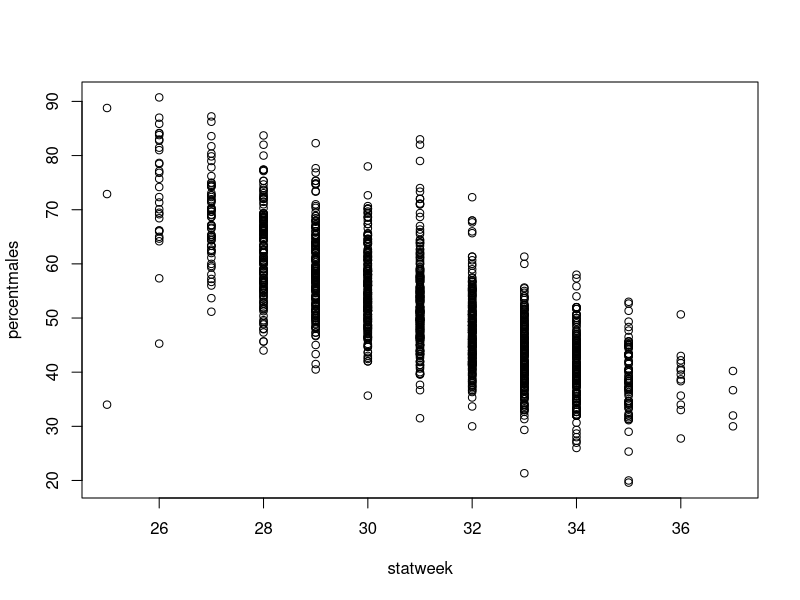
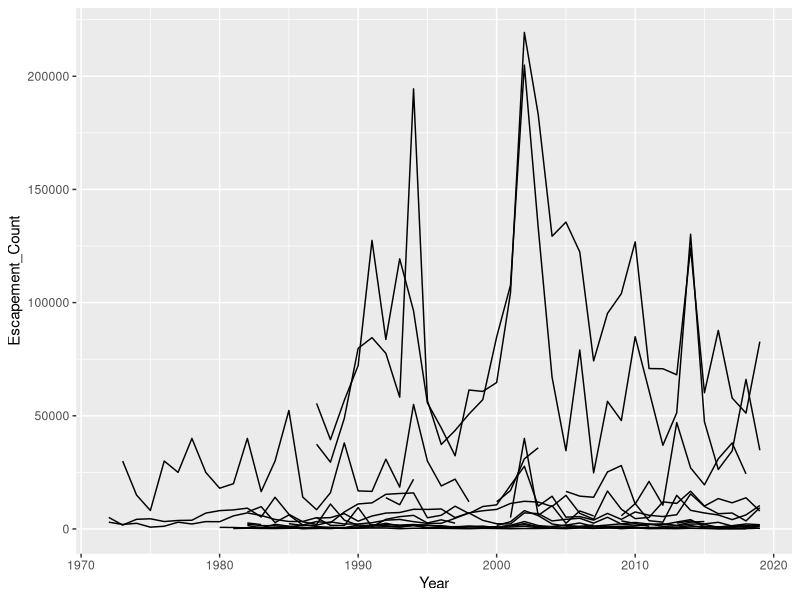
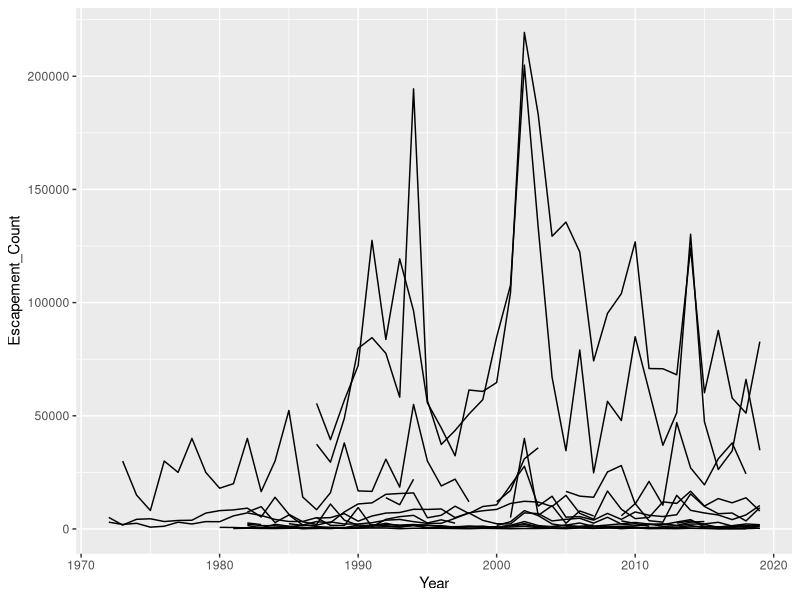
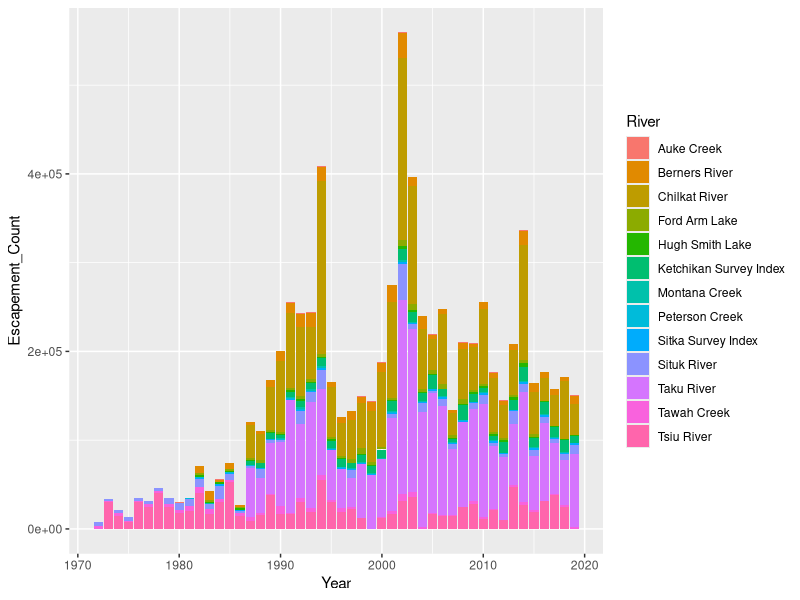
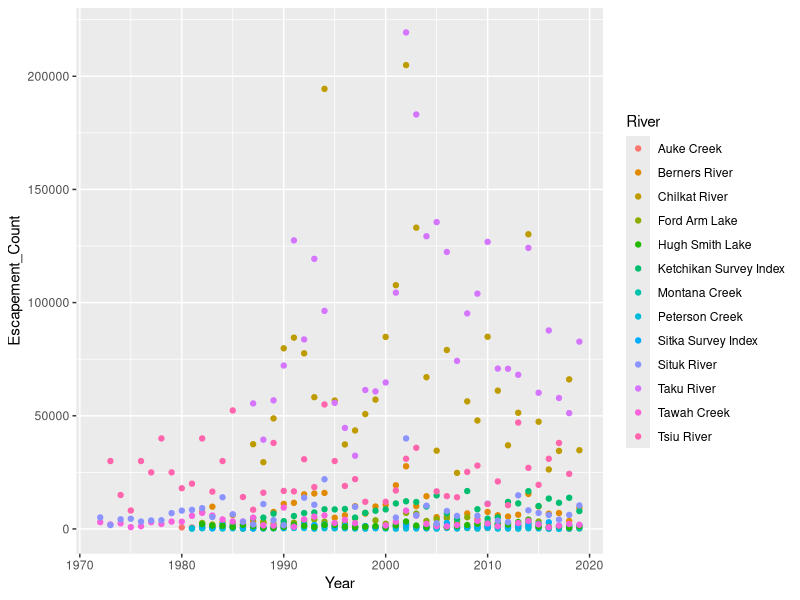
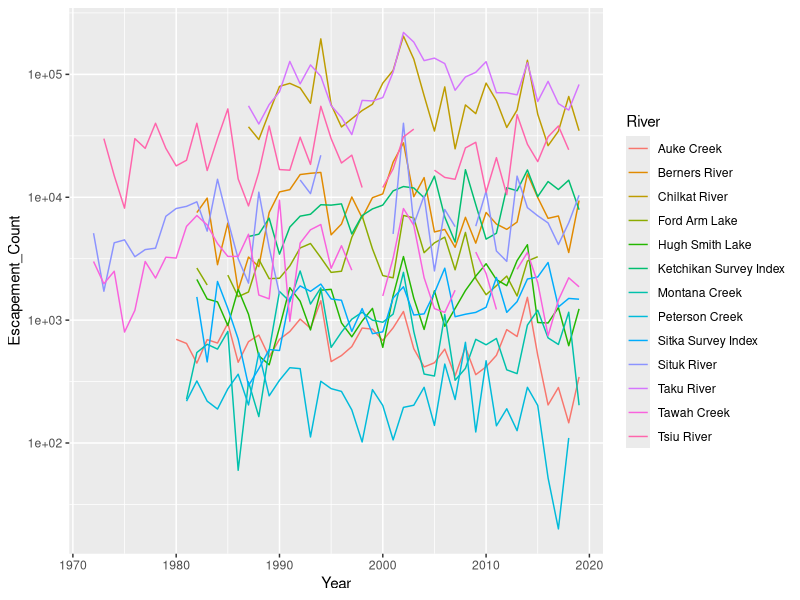
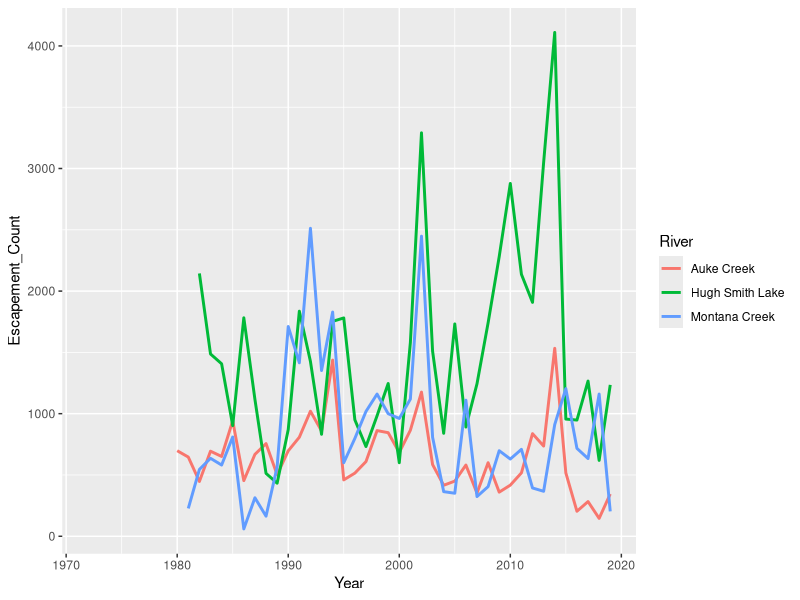
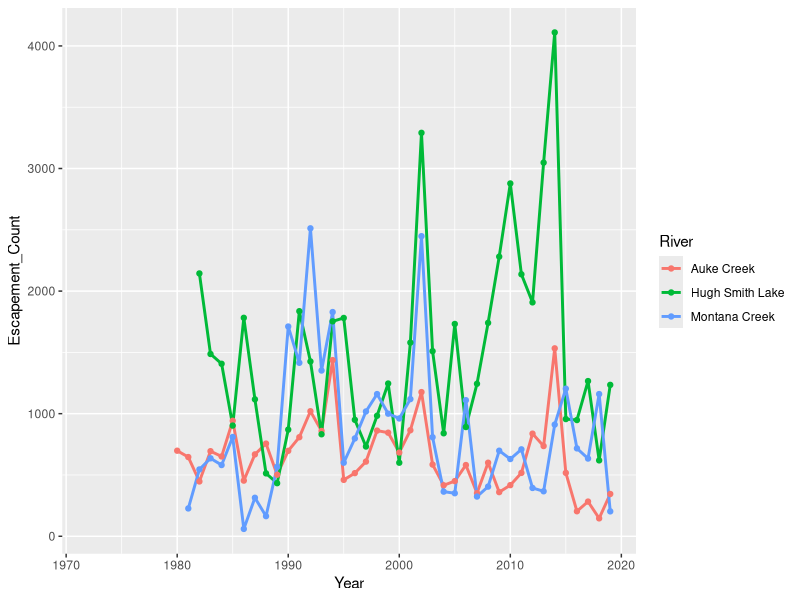

These charts were generated, in order, by the following R code:
# R Intro AFS
# Justin Priest
# justin.priest@alaska.gov

#####      SCRIPT 5    ####
#####  GGPLOT2 CHARTS  ####

library(tidyverse)
library(lubridate)
library(patchwork)

# For the ggplot exercises we'll be using two datasets: 
#   - pink salmon sex ratio and 
#   - coho salmon escapement over time

# First read in the data, clean it up minorly, and view it
pinksalmonratio <- read_csv("data/OceanAK_PinkSalmonRatio_2000-2020.csv") %>%
  rename("statweek" = "Stat Week",
         "percentmales" = "Percent Males") 
pinksalmonratio

cohoescapement <- read_csv("data/SEAK_Coho_Escapement_1972-2019.csv")
View(cohoescapement)


# Basic plotting in R is done using plot()
plot(percentmales ~ statweek, data = pinksalmonratio %>% filter(statweek <40))
# Plotting can be done in base R though most users find it much easier to plot in ggplot2
# We will now ignore just using plot() but it's very useful for a very quick chart!


# The first thing to know about ggplot is the aes() argument within ggplot()
# aes() is simply where we set the aesthetics such as which column is:
# - x axis   - y axis   - grouping variable   - line/point color   - the bar/area fill color

# The other basic part of ggplot is that different chart elements (types) are set by "geom_xxxx"
# To set a line chart, use geom_line(), a bar chart is geom_col(), scatterplot points geom_point()

# Different from other R code is that lines of ggplot code are separated by a +


###########################
#### 1 - GGPLOT BASICS ####
cohoescapement %>%
  ggplot(aes(x = Year, y = Escapement_Count, group = River)) +
  geom_line()

ggplot(cohoescapement, aes(x = Year, y = Escapement_Count, group = River)) +
  geom_line()



cohoescapement %>%
  ggplot(aes(x = Year, y = Escapement_Count, fill = River)) +
  geom_col()

cohoescapement %>%
  ggplot(aes(x = Year, y = Escapement_Count, color = River)) +
  geom_point()

# Note the Warning message in your console. It is telling us that there are NAs that are skipped

# We can also change the y-axis to easily accommodate a log scale
cohoescapement %>%
  ggplot(aes(x = Year, y = Escapement_Count, group = River, color = River)) +
  scale_y_log10() + 
  geom_line()




# For the following charts, let's just focus on a few systems
cohoescapement_sub <- cohoescapement %>%
  filter(River == "Auke Creek" | River == "Hugh Smith Lake" | River == "Montana Creek")

# As a review the above is the same as: 
cohoescapement_sub <- cohoescapement %>%
  filter(River %in% c("Auke Creek", "Hugh Smith Lake", "Montana Creek"))



# We can also save our chart as an object. 
# I *usually* don't do this, but here it will make it more clear as we add items one by one
# We will want to make a line chart, with different lines and colors for each river
cohochart <- cohoescapement_sub %>%
  ggplot(aes(x = Year, y = Escapement_Count, group = River, color = River)) +
  geom_line(size = 1)
cohochart

# Note that we aren't just limited to one geom. Some geoms are compatible with each other!
cohochart + geom_point() # For this exercise, we won't save it and we'll just use lines



##########################
#### 2 - MODIFY THEME ####

# Now we'll add two things: first we'll adjust the y-axis title and then we'll change the theme
# Themes are like they sound: a default selection of design choices for us
# start typing "theme_" and look at the auto-complete suggestions, then try out a few! theme_bw() is nice 
cohochart <- cohochart +
  labs(x = "", y = "Escapement", title = "Escapement Over Time") + # labs is short for labels; change x, y, and title here
  theme_minimal() 
cohochart

# The main theme() is where the chart settings are saved. 
# To change the defaults on these, I almost always have to google what to do
cohochart <- cohochart + 
  theme(legend.position = c(0.3, 0.8),  # This setting adjusts the legend to be inside the chart at x=0.3 and y=0.8
        legend.title = element_blank()) # We also can remove the legend title
cohochart



#####################################
#### 3 - SCALES: CHANGE ELEMENTS ####

# Now we'll learn about a new ggplot element "scale_"
# The scale is where you can control the default values for each aesthetic 
# For example, do you want specific breaks along the y axis? Should a thousands comma be present?
# Do you want a different color scheme?
cohochart <- cohochart +
  scale_color_manual(values = c("black", "cornflowerblue", "darkgray")) +
  scale_y_continuous(breaks = c(500, 1000, 1500, 2000, 2500, 3000, 3500, 4000), labels = scales::comma) +
  scale_x_continuous(limits = c(1980, 2020)) # Careful with limits though! It REMOVES data outside your specs
cohochart



###############################
#### 4 - OTHER CHART TYPES ####

# Points w/ linear model
cohoescapement_sub %>%
  ggplot(aes(x = Year, y = Escapement_Count, group = River, color = River)) +
  geom_point() +
  geom_smooth(method = "lm", se = FALSE)


# Columns
cohoescapement_sub %>%
  ggplot(aes(x = Year, y = Escapement_Count, group = River, color = River)) +
  geom_col()
# What just happened here? Well it turns out that there are multiple things to color
# "color" refers to points and lines. What we want is "fill"

cohobarchart <- cohoescapement_sub %>%
  ggplot(aes(x = Year, y = Escapement_Count, group = River, fill = River)) +
  geom_col()
cohobarchart

# Or if we wanted, we could show the columns plotted side by side (but this is a poor visualization of this!)
cohoescapement_sub %>%
  ggplot(aes(x = Year, y = Escapement_Count, group = River, fill = River)) +
  geom_col(position = "dodge") #position = "dodge" makes the columns side by side

# What about putting a non-number as the x-axis?
cohoboxplot <- cohoescapement_sub %>%
  ggplot(aes(x = River, y = Escapement_Count, fill = River)) +
  geom_boxplot()
cohoboxplot


######################
#### 5 - Faceting ####

# Remember the pink salmon sex ratio dataset?
pinksalmonratio

ggplot(pinksalmonratio, aes(x=statweek, y = percentmales, color = Year)) +
  geom_point() +
  scale_x_continuous(limits = c(25, 38))



ggplot(pinksalmonratio, aes(x=statweek, y = percentmales, color = District)) +
  geom_point() +
  scale_x_continuous(limits = c(25, 38)) + 
  facet_wrap(~Year)




##################################
#### 6 - Combining and saving ####
# Many times you will need your plots put together with another plot. 
# The simplest way to do this is to save your plot as a variable and use the package "patchwork"
# (Another great package offering much control is "cowplot")
# Patchwork works with extremely straightforward grammar:
#   Use a "+" between plot names to add plots side by side
#   Use a "/" between plot names to add plots stacked vertically

cohoboxplot
cohobarchart

cohoboxplot + cohobarchart
cohoboxplot / cohobarchart
cohoboxplot + (cohobarchart / cohobarchart)
(cohoboxplot + cohobarchart) / cohobarchart




# Last, you will most likely need to save your plots! 
# I recommend saving all figures/R output in the same folder, e.g., "output"
# The most straightforward way to save ggplot figures is using ggsave()
# ggsave() needs several arguments including: 
#    plot = plottosave, 
#    filename = "output/filesavename.png", 
#    dpi = 300,           (This is 'dots per inch', i.e., resolution. Large number = large file)
#    width = 6, 
#    height = 4, 
#    units = "in"         (What units are the 6 and 4? inches = "in", centimeters = "cm")

# Example
#ggsave(plot = plottosave, filename = "output/filesavename.png",
#       dpi = 300, width = 6, height = 4, units = "in")












## As a final example, let's use a completely different dataset 

hughsmithesc <- read_csv("data/SEAK_Coho_HughSmithDailyEscapement_1982-2019.csv") %>% #read data
  rename("obsdate" = "Obs Date",                                      # rename variables
         "count_type" = "Weir Count Type") %>%
  mutate(obsdate = ymd(as.POSIXct(obsdate, format = "%m/%d/%Y", tz = "US/Alaska")), # create a date object
         stddate = as.Date(paste0(day(obsdate), "/", month(obsdate), "/", 2020), #combine the day/month/year 
                           format = "%d/%m/%Y", tz = "US/Alaska")) %>% 
  filter(Maturity == "Adult", # there weren't any jacks but good to stay safe! 
         stddate > as.Date("8/1/2020", format = "%m/%d/%Y")) %>%  # Remove early season
  dplyr::select(Year, obsdate, stddate, everything()) %>% # Reorder the columns for ease of reading
  group_by(Year) %>%                    # We haven't discussed group_by() yet but it allows for grouped assessment
  mutate(cummcount = cumsum(Count)) # This gets us a cumulative sum, grouped by year (so it resets each season)
hughsmithesc  # View dataframe. Check data types


hsruntimeplot <- hughsmithesc %>%
  ggplot(aes(x=stddate, y = cummcount, group = Year)) +
  geom_line(color = "darkgray", size = 1.25) + 
  geom_line(data = . %>% filter(Year == 2019), color = "red1", size = 1.25) +
  labs(x = "", y = "Cumulative Count", 
       title = "Hugh Smith Cumulative Run Timing",
       subtitle = "2019 in red") +
  theme_minimal()
hsruntimeplot
# This made a line plot with each year a different line. 
# Then we added a line geom with only one year (2019) on top, and made it red


hughsmithesc %>%
  ggplot(aes(x=stddate, y = cummcount)) +
  geom_line(size = 1.25) + 
  theme_minimal() +
  facet_wrap(~Year)

# ggsave(plot = hsruntimeplot, filename = "output/hsruntiming.png", 
#        dpi = 300, width = 6, height = 4, units = "in")




